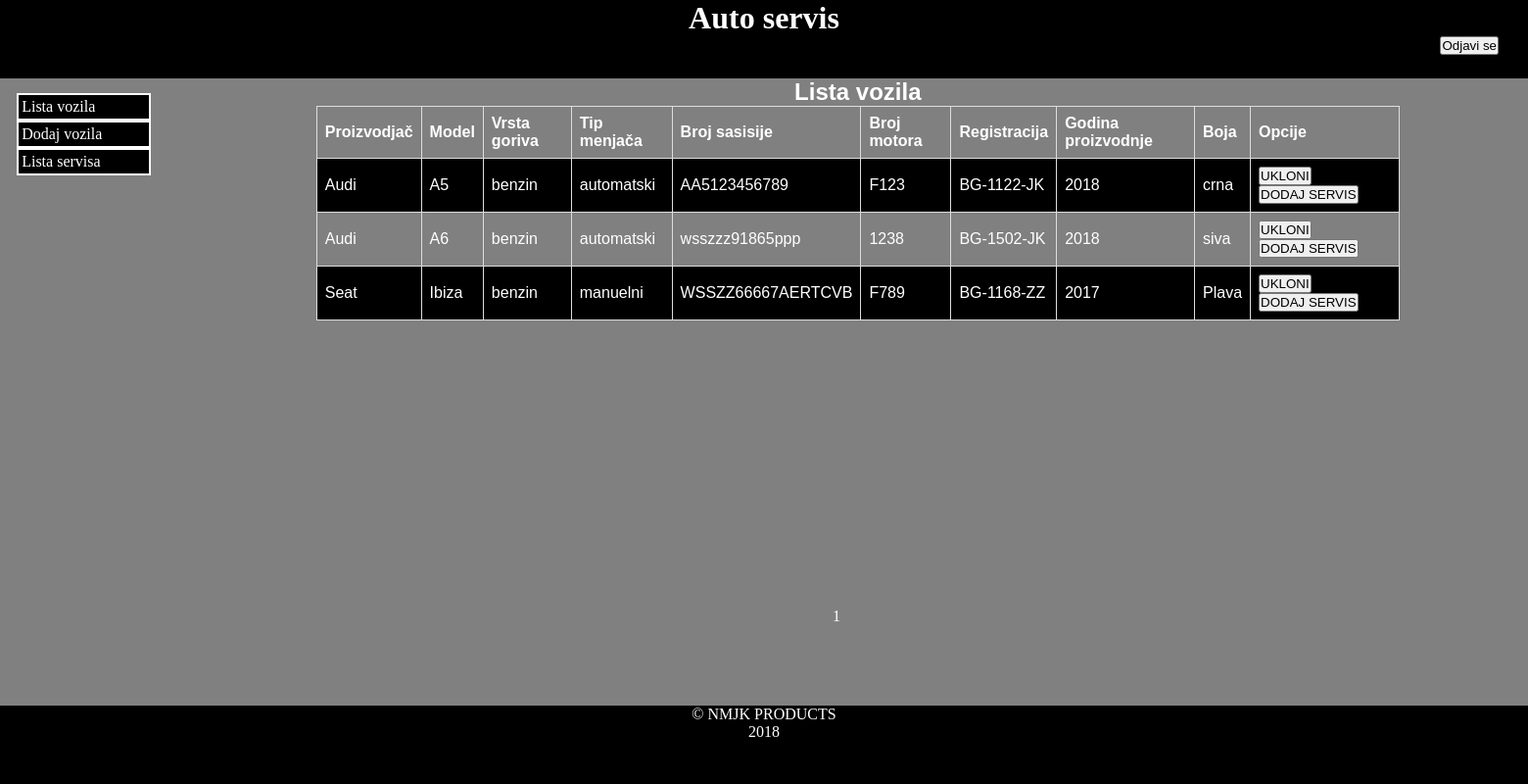
The page /index.php (signed in) on the database its author committed.
### tables this page shows
CREATE TABLE `model` (
  `model_id` int(10) NOT NULL AUTO_INCREMENT,
  `proizvodjac_id` int(10) DEFAULT NULL,
  `naziv` varchar(64) DEFAULT NULL,
  PRIMARY KEY (`model_id`),
  UNIQUE KEY `uq_naziv_model` (`naziv`),
  KEY `fk_model_proizvodjac` (`proizvodjac_id`),
  CONSTRAINT `fk_model_proizvodjac` FOREIGN KEY (`proizvodjac_id`) REFERENCES `proizvodjac` (`proizvodjac_id`) ON UPDATE CASCADE
);

CREATE TABLE `proizvodjac` (
  `proizvodjac_id` int(10) NOT NULL AUTO_INCREMENT,
  `naziv` varchar(64) DEFAULT NULL,
  PRIMARY KEY (`proizvodjac_id`),
  UNIQUE KEY `uq_naziv_proizvodjac` (`naziv`)
);

CREATE TABLE `vozilo` (
  `vozilo_id` int(10) NOT NULL AUTO_INCREMENT,
  `model_id` int(10) DEFAULT NULL,
  `vrsta_goriva` set('elektricni','tng','dizel','benzin') DEFAULT NULL,
  `tip_menjaca` set('manuelni','automatski') DEFAULT NULL,
  `registracija` varchar(64) DEFAULT NULL,
  `broj_sasije` varchar(64) DEFAULT NULL,
  `broj_motora` varchar(64) DEFAULT NULL,
  `boja` varchar(64) DEFAULT NULL,
  `godina_proizvodnje` smallint(4) unsigned DEFAULT NULL,
  `user_id` int(10) DEFAULT NULL,
  `vlasnistvo` tinyint(1) NOT NULL DEFAULT '1',
  PRIMARY KEY (`vozilo_id`),
  UNIQUE KEY `uq_registracija_vozilo` (`registracija`),
  UNIQUE KEY `uq_broj_sasije_vozilo` (`broj_sasije`),
  UNIQUE KEY `uq_broj_motora_vozilo` (`broj_motora`),
  KEY `fk_model_vozilo` (`model_id`),
  KEY `fk_user_vozilo` (`user_id`),
  CONSTRAINT `fk_model_vozilo` FOREIGN KEY (`model_id`) REFERENCES `model` (`model_id`) ON UPDATE CASCADE,
  CONSTRAINT `fk_user_vozilo` FOREIGN KEY (`user_id`) REFERENCES `user` (`user_id`) ON UPDATE CASCADE
);

### moduli/dbConfig.php (called while the page is built)
<?php
class Dbcon{
	private $host = "localhost";
	private $database='autoservis';
	private $user = "root";
	private $password = "";
	private $con;
	function __construct(){
		$this->con = $this->connection();
	}
	public function connection(){
		 $con = mysqli_connect($this->host,$this->user,$this->password,$this->database);
		return $con;
	}
	public function fetchData($query){
	$data = mysqli_query($this->con,$query);
    while($row = mysqli_fetch_assoc($data)){
		$result[] = $row;
	}
    if(!empty($result)){
		return $result;
    }
	}
}
?>

### moduli/lista_vozila_korinik.php (the view, shortened to what this page needs)
<div id='tabela'>
<?php
$results_per_page = 12;
if (isset($_GET["page"])) { $page  = $_GET["page"]; } else { $page=1; };
$start_from = ($page-1) * $results_per_page;
require_once 'dbConfig.php';
$db=new Dbcon();
$upit = "SELECT
vozilo.user_id,
vozilo_id,
model.naziv as model,
proizvodjac.naziv as proizvodjac,
vrsta_goriva,
tip_menjaca,
registracija,
broj_sasije,
broj_motora,
boja,
godina_proizvodnje
FROM
model
INNER JOIN proizvodjac ON model.proizvodjac_id = proizvodjac.proizvodjac_id
INNER JOIN vozilo ON vozilo.model_id = model.model_id
INNER JOIN user ON vozilo.user_id = user.user_id
WHERE vozilo.user_id = ".$_SESSION['user_id']." AND vlasnistvo=1
LIMIT ".$start_from.','.$results_per_page;
$upit1 = 'SELECT COUNT(*) as broj FROM vozilo;';
	$results1=$db->fetchData($upit1);
	foreach($results1 as $v){
		$total_pages = ceil($v["broj"] / $results_per_page);
	}
	$result=$db->fetchData($upit);
	if($result!=0){
	?>
	<table>
<caption><h2>Lista vozila</h2> </label></caption>
  <tr>
    <th>Proizvodjač</th>
    <th>Model</th>
    <th>Vrsta goriva</th>
    <th>Tip menjača</th>
    <th>Broj sasisije</th>
    <th>Broj motora</th>
    <th>Registracija</th>
    <th>Godina proizvodnje</th>
    <th>Boja</th>
	<th>Opcije</th>
  </tr>
<?php
	foreach($result as $v){
	?>
		<tr>
			<td><?php echo$v['proizvodjac']?></td>
			<td><?php echo$v['model']?></td>
			<td><?php echo$v['vrsta_goriva']?></td>
			<td><?php echo$v['tip_menjaca']?></td>
			<td><?php echo$v['broj_sasije']?></td>
			<td><?php echo$v['broj_motora']?></td>
			<td><?php echo$v['registracija']?></td>
			<td><?php echo$v['godina_proizvodnje']?></td>
			<td><?php echo$v['boja']?></td>
			<td><input type="button" value="UKLONI" onClick="ukloni(<?php echo $v['vozilo_id'];?>)" name="Ukloni" value="Ukloni">
			<input type="button" value="DODAJ SERVIS" onClick="servisiraj(<?php echo $v['vozilo_id'];?>)" name="Servisiraj" value="Servisiraj">
			</td>
		</tr>
<?php
 }
?></table>
</div>
<div id="pagination">
<?php
for ($i=1; $i<=$total_pages; $i++) {
    echo "<a href='index.php?stranica=lista_vozila_korisnik&page=".$i."'>".$i."</a> ";
	}}else{
		echo "Ne postoje vozila registrovana u Vasem vlasnistvu, mozete dodati svoja vozilo klikom na opciju Dodaj vozilo.";
	}
	?> </div>

### moduli/header.php (shortened to what this page needs)
<!DOCTYPE html>
<html>
	<head>
		<link rel="stylesheet" href="http://localhost/nesto/css/style.css" type="text/css">
	</head>
	<body>
		<div id='header'>
			<h1>Auto servis</h1>
			<div id='logout'></div>
		</div>
		<div id='sadrzaj'>

### index.php (shortened to what this page needs)
<?php
include('moduli/header.php');
$stranica = $_GET['stranica'] ?? '';
if ($_SESSION['admin'] == 1){
include('moduli/navigacija.php');
switch ($stranica) {
	case '' :
		include('moduli/pocetna.php');
		break;
		case 'pretraga' :
		include('moduli/pretraga.php');
		break;
	case 'lista_korisnika' :
		include('moduli/lista_korisnika.php');
		break;
	case 'lista_proizvodjaca' :
		include('moduli/lista_proizvodjaca.php');
		break;
	case 'dodaj_proizvodjaca' :
		include('moduli/dodaj_proizvodjaca.php');
		break;
	case 'lista_modela' :
		include('moduli/lista_modela.php');
		break;
	case 'dodaj_model' :
		include('moduli/dodaj_model.php');
		break;
	case 'lista_usluga' :
		include('moduli/lista_usluga.php');
		break;
	case 'dodaj_uslugu' :
		include('moduli/dodaj_uslugu.php');
		break;
	case 'dodaj_korisnika' :
		include('moduli/dodaj_korisnika.php');
		break;
	case 'lista_vozila' :
		include('moduli/lista_vozila.php');
		break;
	case 'prva' :
		include('moduli/prva.php');
		break;
	case 'izvestaji' :
		include('moduli/izvestaji.php');
		break;
	case 'model_servis' :
		include('moduli/model_servis.php');
		break;
	case 'model_servis_api' :
		include('moduli/model_servis_api.php');
		break;
		case 'mesecno_usluge' :
		include('moduli/mesecno_usluge.php');
		break;
		case 'mesecno_usluge_api' :
		include('moduli/mesecno_usluge_api.php');
		break;
		case 'kvarovi' :
		include('moduli/kvarovi.php');
		break;
		case 'zarada' :
		include('moduli/zarada.php');
		break;
	default :
		echo 'Greška 404! Nemam takvu stranicu.';
		break;
}
}elseif($_SESSION['ulogovan'] == 1 && $_SESSION['admin'] == 0){
		include('moduli/navigacija_korisnik.php');
		switch ($stranica) {
	case '' :
		include('moduli/lista_vozila_korinik.php');
		break;
}
}
include('moduli/footer.php');
?>

### moduli/navigacija_korisnik.php (shortened to what this page needs)
<div id='navigacija'>
	<ul>
		<li><a href="./index.php?stranica=lista_vozila_korinik">Lista vozila</a></li>
		<li><a href="./index.php?stranica=prva&greske=">Dodaj vozila</a></li>
		<li><a href="./index.php?stranica=lista_servisa_korisnik">Lista servisa</a></li>
	</ul>
</div>

### moduli/footer.php (shortened to what this page needs)
</div>
<div id='footer'>
© NMJK PRODUCTS <br>
2018
</div>
</body>
</html>

### css/style.css (style rules this page uses)
* { padding: 0; margin: 0 auto; color: white; }
a { text-decoration: none; }
body { background:gray; height: 100vh; }
#header { height: 10%; text-align: center; background-color: black; width: auto; }
#logout { float: right; padding-right: 30px }
#sadrzaj { height: 80%; }
#navigacija { float: left; width: 11%; padding-top: 15px; height: 90%; }
#navigacija ul { list-style-type: none; width: 80%; height: 90%; }
#navigacija ul li { padding:3px; border:2px solid white; background:black; }
#footer { height: 10%; background-color: black; text-align:center; }
#tabela { height: 520px; width: 1580px; }
#pagination { width:20%; margin-left: 850px; margin-top:20px; }
table { font-family: arial, sans-serif; border-collapse: collapse; width: 70%; }
td, th { border: 1px solid #dddddd; text-align: left; padding: 8px; }
table td input { color:black; }
tr:nth-child(even) { background-color: black; }

### rows shown on the page
model: proizvodjac.naziv "Audi", naziv "A5", vozilo.vrsta_goriva "benzin", vozilo.tip_menjaca "automatski", vozilo.broj_sasije "AA5123456789", vozilo.broj_motora "F123", vozilo.registracija "BG-1122-JK", vozilo.godina_proizvodnje "2018", vozilo.boja "crna"
model: proizvodjac.naziv "Audi", naziv "A6", vozilo.vrsta_goriva "benzin", vozilo.tip_menjaca "automatski", vozilo.broj_sasije "wsszzz91865ppp", vozilo.broj_motora "1238", vozilo.registracija "BG-1502-JK", vozilo.godina_proizvodnje "2018", vozilo.boja "siva"
model: proizvodjac.naziv "Seat", naziv "Ibiza", vozilo.vrsta_goriva "benzin", vozilo.tip_menjaca "manuelni", vozilo.broj_sasije "WSSZZ66667AERTCVB", vozilo.broj_motora "F789", vozilo.registracija "BG-1168-ZZ", vozilo.godina_proizvodnje "2017", vozilo.boja "Plava"
